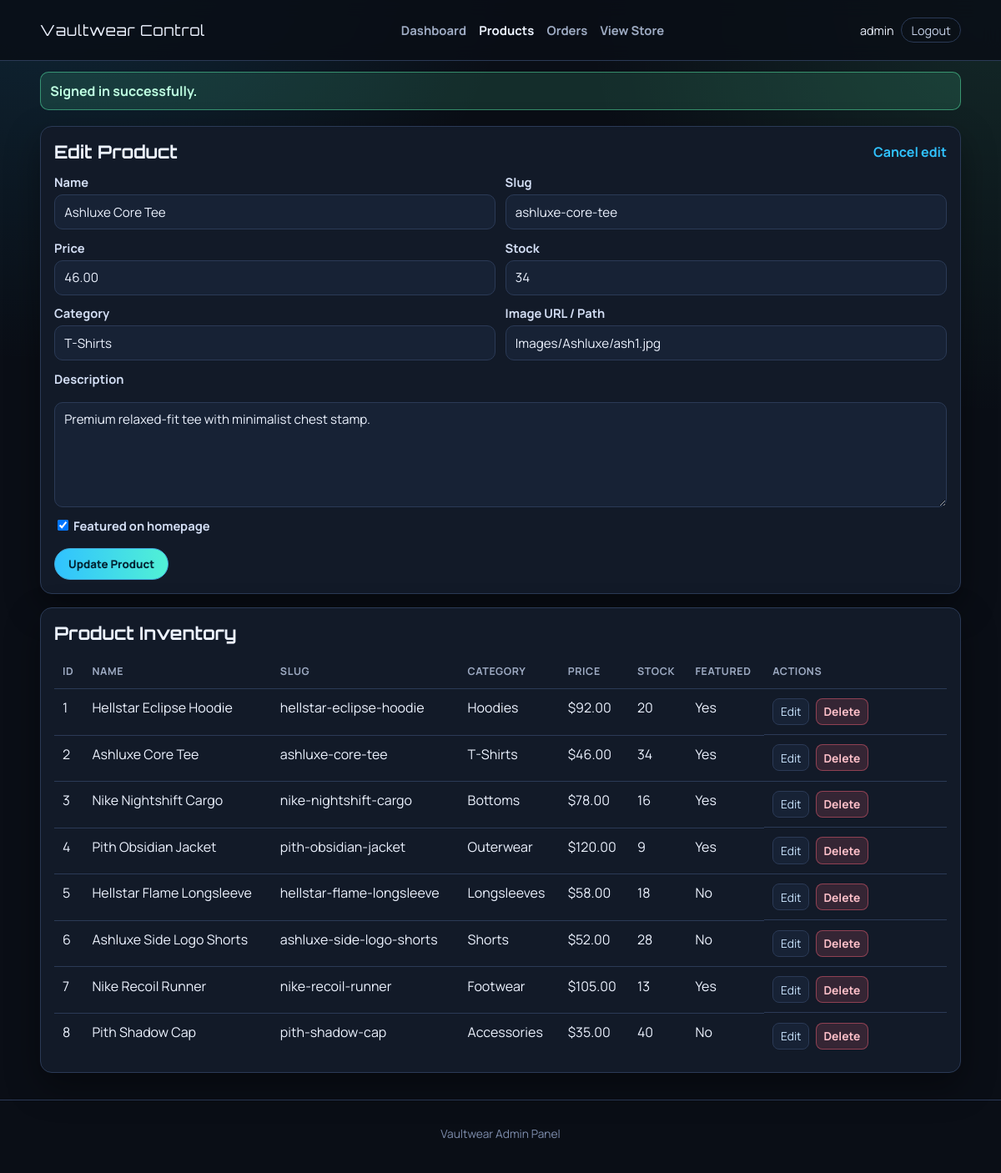
The page /admin/products.php?edit=2 (signed in) on the database its author committed.
### tables this page shows
CREATE TABLE IF NOT EXISTS `products` (
    `id` INT UNSIGNED NOT NULL AUTO_INCREMENT,
    `name` VARCHAR(150) NOT NULL,
    `slug` VARCHAR(170) NOT NULL UNIQUE,
    `description` TEXT NULL,
    `price` DECIMAL(10,2) NOT NULL,
    `image_url` VARCHAR(255) NULL,
    `category` VARCHAR(80) NULL,
    `stock` INT UNSIGNED NOT NULL DEFAULT 0,
    `is_featured` TINYINT(1) NOT NULL DEFAULT 0,
    `created_at` TIMESTAMP NOT NULL DEFAULT CURRENT_TIMESTAMP,
    `updated_at` TIMESTAMP NOT NULL DEFAULT CURRENT_TIMESTAMP ON UPDATE CURRENT_TIMESTAMP,
    PRIMARY KEY (`id`),
    INDEX `idx_products_featured` (`is_featured`),
    INDEX `idx_products_category` (`category`)
);

### includes/functions.php (called while the page is built, shortened)
<?php
function e(mixed $value): string
{
    return htmlspecialchars((string) $value, ENT_QUOTES, "UTF-8");
}
function app_url(string $path = ""): string
{
    $base = APP_URL;
    $path = ltrim($path, "/");
    return ($base === "" ? "" : $base . "/") . $path;
}
function money(float $amount): string
{
    return "$" . number_format($amount, 2);
}

### admin/products.php (the view, shortened to what this page needs)
<?php
$pdo = db();
$form = [
    "id" => 0,
    "name" => "",
    "slug" => "",
    "description" => "",
    "price" => "",
    "image_url" => "",
    "category" => "",
    "stock" => "0",
    "is_featured" => 0,
];
$isEditing = false;
$editId = (int) ($_GET["edit"] ?? 0);
if ($editId > 0 && $_SERVER["REQUEST_METHOD"] !== "POST") {
    $editStatement = $pdo->prepare(
        "SELECT id, name, slug, description, price, image_url, category, stock, is_featured
         FROM products
         WHERE id = :id
         LIMIT 1"
    );
    $editStatement->execute([":id" => $editId]);
    $editProduct = $editStatement->fetch();
    $form = [
        "id" => (int) $editProduct["id"],
        "name" => (string) $editProduct["name"],
        "slug" => (string) $editProduct["slug"],
        "description" => (string) $editProduct["description"],
        "price" => (string) $editProduct["price"],
        "image_url" => (string) $editProduct["image_url"],
        "category" => (string) $editProduct["category"],
        "stock" => (string) $editProduct["stock"],
        "is_featured" => (int) $editProduct["is_featured"],
    ];
    $isEditing = true;
}
$productsStatement = $pdo->query(
    "SELECT id, name, slug, category, price, stock, is_featured, created_at
     FROM products
     ORDER BY created_at DESC"
);
$products = $productsStatement->fetchAll();
include __DIR__ . "/includes/header.php";
?>
<section class="admin-panel">
    <div class="admin-panel-head">
        <h1><?= $isEditing ? "Edit Product" : "Create Product"; ?></h1>
        <?php if ($isEditing): ?>
            <a href="<?= e(app_url("admin/products.php")); ?>">Cancel edit</a>
        <?php endif; ?>
    </div>
    <form method="post" action="<?= e(app_url("admin/products.php")); ?>" class="admin-form">
        <div class="form-grid">
            <div>
                <label for="name">Name</label>
                <input id="name" name="name" value="<?= e($form["name"]); ?>" required>
            </div>
            <div>
                <label for="slug">Slug</label>
                <input id="slug" name="slug" value="<?= e($form["slug"]); ?>" placeholder="auto-generated-if-empty">
            </div>
            <div>
                <label for="price">Price</label>
                <input id="price" name="price" type="number" min="0.01" step="0.01" value="<?= e($form["price"]); ?>" required>
            </div>
            <div>
                <label for="stock">Stock</label>
                <input id="stock" name="stock" type="number" min="0" step="1" value="<?= e($form["stock"]); ?>" required>
            </div>
            <div>
                <label for="category">Category</label>
                <input id="category" name="category" value="<?= e($form["category"]); ?>">
            </div>
            <div>
                <label for="image_url">Image URL / Path</label>
                <input id="image_url" name="image_url" value="<?= e($form["image_url"]); ?>" placeholder="https://... or Images/...">
            </div>
        </div>
        <label for="description">Description</label>
        <textarea id="description" name="description" rows="5"><?= e($form["description"]); ?></textarea>
        <label class="checkbox-row">
            <input type="checkbox" name="is_featured" value="1" <?= (int) $form["is_featured"] === 1 ? "checked" : ""; ?>>
            Featured on homepage
        </label>
        <button type="submit"><?= $isEditing ? "Update Product" : "Create Product"; ?></button>
    </form>
</section>
<section class="admin-panel">
    <div class="admin-panel-head">
        <h2>Product Inventory</h2>
    </div>
    <?php if ($products === []): ?>
        <p class="admin-empty">No products available.</p>
    <?php else: ?>
        <div class="table-wrap">
            <table class="admin-table">
                <thead>
                    <tr>
                        <th>ID</th>
                        <th>Name</th>
                        <th>Slug</th>
                        <th>Category</th>
                        <th>Price</th>
                        <th>Stock</th>
                        <th>Featured</th>
                        <th>Actions</th>
                    </tr>
                </thead>
                <tbody>
                    <?php foreach ($products as $product): ?>
                        <tr>
                            <td><?= e((string) $product["id"]); ?></td>
                            <td><?= e($product["name"]); ?></td>
                            <td><?= e($product["slug"]); ?></td>
                            <td><?= e($product["category"]); ?></td>
                            <td><?= e(money((float) $product["price"])); ?></td>
                            <td><?= e((string) $product["stock"]); ?></td>
                            <td><?= (int) $product["is_featured"] === 1 ? "Yes" : "No"; ?></td>
                            <td class="table-actions">
                                <a href="<?= e(app_url("admin/products.php?edit=" . (int) $product["id"])); ?>">Edit</a>
                                <form method="post" action="<?= e(app_url("admin/products.php")); ?>" onsubmit="return confirm('Delete this product?');">
                                    <button type="submit" class="danger-btn">Delete</button>
                                </form>
                            </td>
                        </tr>
                    <?php endforeach; ?>
                </tbody>
            </table>
        </div>
    <?php endif; ?>
</section>
<?php include __DIR__ . "/includes/footer.php"; ?>

### admin/admin.css (style rules this page uses)
:root { --bg: #0a0e16; --panel: #121a28; --panel-soft: #172235; --line: #2b3a56; --text: #edf3ff; --muted: #9eabc3; --accent: #30c2ff; --accent-2: #5effb7; --danger: #ff657b; --radius: 14px; --shadow: 0 16px 40px rgba(0, 0, 0, 0.38); }
* { box-sizing: border-box; }
body { margin: 0; font-family: "Manrope", sans-serif; color: var(--text); background: radial-gradient(circle at 5% -10%, rgba(48, 194, 255, 0.16), transparent 30%), radial-gradient(circle at 100% 0, rgba(94, 255, 183, 0.11), transparent 27%), var(--bg); min-height: 100vh; }
a { color: inherit; text-decoration: none; }
.admin-panel { border: 1px solid var(--line); border-radius: var(--radius); background: var(--panel); padding: 1rem; box-shadow: var(--shadow); }
.admin-panel-head { display: flex; align-items: center; justify-content: space-between; gap: 1rem; margin-bottom: 0.8rem; }
.admin-panel-head h1, .admin-panel-head h2 { margin: 0; font-family: "Orbitron", sans-serif; font-size: clamp(1rem, 2.6vw, 1.35rem); }
.admin-panel-head a { color: var(--accent); font-weight: 700; }
.table-wrap { width: 100%; overflow-x: auto; }
.admin-table { width: 100%; border-collapse: collapse; }
.admin-table th, .admin-table td { border-bottom: 1px solid var(--line); text-align: left; padding: 0.7rem 0.62rem; vertical-align: top; }
.admin-table th { color: var(--muted); font-size: 0.78rem; text-transform: uppercase; letter-spacing: 0.6px; }
.admin-table tr:last-child td { border-bottom: none; }
.table-actions { min-width: 205px; display: flex; gap: 0.45rem; align-items: center; flex-wrap: wrap; }
.table-actions form { display: inline-flex; gap: 0.4rem; align-items: center; }
.table-actions a, .table-actions button, .table-actions select { border: 1px solid var(--line); border-radius: 8px; background: var(--panel-soft); color: var(--text); font-family: inherit; font-size: 0.86rem; padding: 0.35rem 0.55rem; }
.table-actions a { display: inline-block; color: #cae4ff; }
.table-actions button { cursor: pointer; font-weight: 700; }
.danger-btn { border-color: rgba(255, 101, 123, 0.45) !important; color: #ffc1ca !important; background: rgba(255, 101, 123, 0.15) !important; }
.admin-form { display: grid; gap: 0.75rem; }
.form-grid { display: grid; grid-template-columns: repeat(2, minmax(0, 1fr)); gap: 0.7rem; }
.admin-form label { display: block; margin-bottom: 0.32rem; font-size: 0.92rem; color: #d3def4; font-weight: 700; }
.admin-form input, .admin-form textarea { width: 100%; border: 1px solid var(--line); border-radius: 10px; background: var(--panel-soft); color: var(--text); padding: 0.6rem 0.7rem; font-family: inherit; font-size: 0.95rem; }
.checkbox-row { display: inline-flex; gap: 0.5rem; align-items: center; color: #c7d1e4; }
.checkbox-row input { width: auto; }
.admin-form button { width: fit-content; border: 1px solid #3fa8d9; border-radius: 999px; background: linear-gradient(90deg, #30c2ff, #51f1d5); color: #032433; font-weight: 800; font-family: inherit; padding: 0.58rem 1rem; cursor: pointer; }

### rows shown on the page
products: name "Ashluxe Core Tee", slug "ashluxe-core-tee", price "46.00", stock "34", category "T-Shirts", image_url "Images/Ashluxe/ash1.jpg", description "Premium relaxed-fit tee with minimalist chest stamp.", is_featured "☑", id "2", price "$46.00", shows "Yes"
products: id "1", name "Hellstar Eclipse Hoodie", slug "hellstar-eclipse-hoodie", category "Hoodies", price "$92.00", stock "20", is_featured "Yes"
products: id "3", name "Nike Nightshift Cargo", slug "nike-nightshift-cargo", category "Bottoms", price "$78.00", stock "16", is_featured "Yes"
products: id "4", name "Pith Obsidian Jacket", slug "pith-obsidian-jacket", category "Outerwear", price "$120.00", stock "9", is_featured "Yes"
products: id "5", name "Hellstar Flame Longsleeve", slug "hellstar-flame-longsleeve", category "Longsleeves", price "$58.00", stock "18", is_featured "No"
products: id "6", name "Ashluxe Side Logo Shorts", slug "ashluxe-side-logo-shorts", category "Shorts", price "$52.00", stock "28", is_featured "No"
products: id "7", name "Nike Recoil Runner", slug "nike-recoil-runner", category "Footwear", price "$105.00", stock "13", is_featured "Yes"
products: id "8", name "Pith Shadow Cap", slug "pith-shadow-cap", category "Accessories", price "$35.00", stock "40", is_featured "No"

### other values the page prints
admin_display_name() "admin"
$flashSuccess "Signed in successfully."
